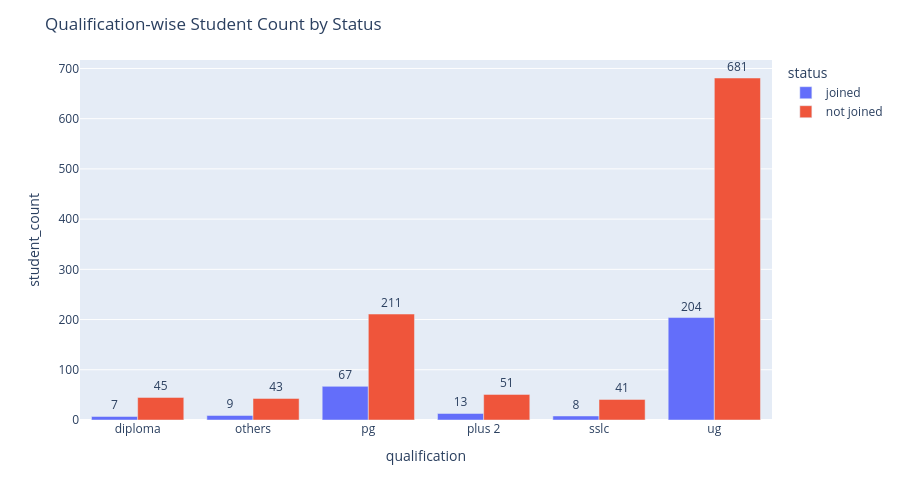

Notebook source saved alongside this figure:
### Code cell
import plotly.express as px

fig = px.bar(
    qualification_status,
    x="qualification",
    y="student_count",
    color="status",          # automatically groups by status
    barmode="group",         # side-by-side bars
    text="student_count"
)

fig.update_layout(
    title="Qualification-wise Student Count by Status",
    height=500
)

fig.update_traces(textposition="outside")

fig.show()

### Figure 1 — Plotly figure (JSON) as saved in the notebook; plotly's stock layout.template omitted (floating-point values rounded to 4 significant figures)
{"data": [{"alignmentgroup": "True", "hovertemplate": "status=joined<br>qualification=%{x}<br>student_count=%{text}<extra></extra>", "legendgroup": "joined", "marker": {"color": "#636efa", "pattern": {"shape": ""}}, "name": "joined", "offsetgroup": "joined", "orientation": "v", "showlegend": true, "text": [7, 9, 67, 13, 8, 204], "textposition": "outside", "type": "bar", "x": ["diploma", "others", "pg", "plus 2", "sslc", "ug"], "xaxis": "x", "y": [7, 9, 67, 13, 8, 204], "yaxis": "y"}, {"alignmentgroup": "True", "hovertemplate": "status=not joined<br>qualification=%{x}<br>student_count=%{text}<extra></extra>", "legendgroup": "not joined", "marker": {"color": "#EF553B", "pattern": {"shape": ""}}, "name": "not joined", "offsetgroup": "not joined", "orientation": "v", "showlegend": true, "text": [45, 43, 211, 51, 41, 681], "textposition": "outside", "type": "bar", "x": ["diploma", "others", "pg", "plus 2", "sslc", "ug"], "xaxis": "x", "y": [45, 43, 211, 51, 41, 681], "yaxis": "y"}], "layout": {"barmode": "group", "height": 500, "legend": {"title": {"text": "status"}, "tracegroupgap": 0}, "margin": {"t": 60}, "title": {"text": "Qualification-wise Student Count by Status"}, "xaxis": {"anchor": "y", "domain": [0, 1], "title": {"text": "qualification"}}, "yaxis": {"anchor": "x", "domain": [0, 1], "title": {"text": "student_count"}}}}
